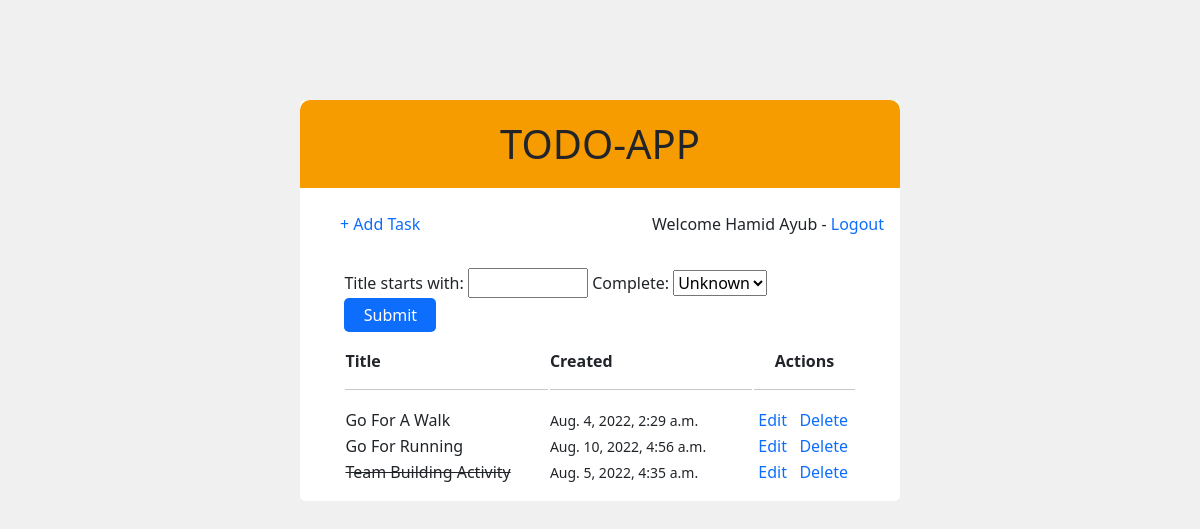
Before: / (signed in) with the older database file.
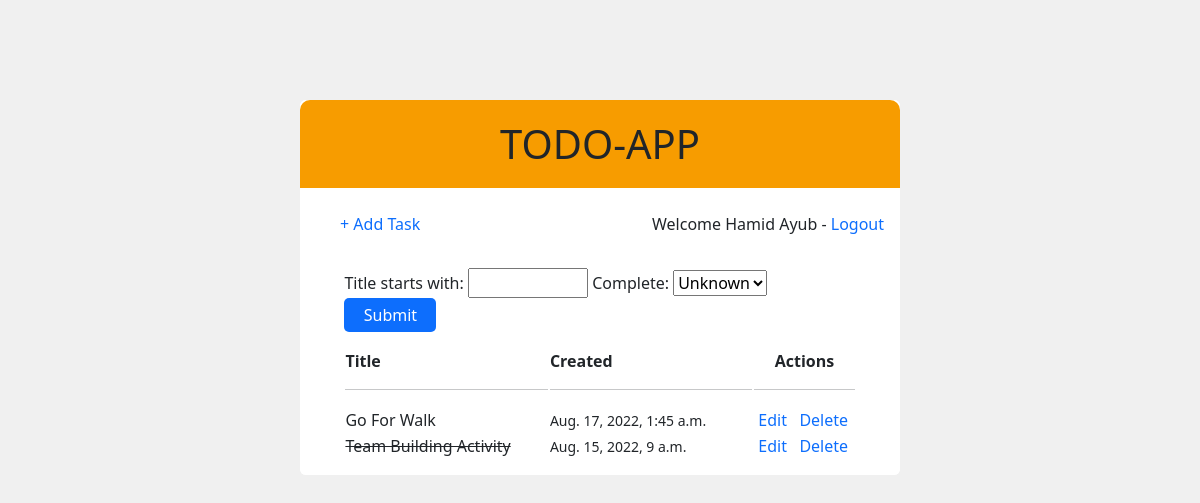
After: the same page with the newer database file.
### base/models.py (models this page shows, shortened)
class Task(models.Model):
    user = models.ForeignKey(
        User, on_delete=models.CASCADE, default=None)
    title = models.CharField(max_length=200)
    description = models.TextField(validators=[DescriptionValidator])
    complete = models.BooleanField(default=False)
    created = models.DateTimeField(auto_now_add=True)
    updated = models.DateTimeField()
    REQUIRED_FIELDS = ['title', 'description']
    tasks = TaskManager()
    def __str__(self):
        return self.title
    class Meta:
        ordering = ['complete']

### base/views.py (the view)
# urls.py: path('', IndexView.as_view(), name='index'),
class IndexView(LoginRequiredMixin, ListView):
    model = Task
    context_object_name = 'tasks'
    template_name = 'base/index.html'
    def get_context_data(self, **kwargs):
        context = super().get_context_data(**kwargs)
        tasks = context['tasks'].filter(user=self.request.user)
        context['tasks'] = tasks.sorted('complete')
        myFilter = TaskFilter(self.request.GET, queryset=tasks)
        context['tasks'] = myFilter.qs
        context['myFilter'] = myFilter
        return context

### base/auth.py (called while the page is built)
    def get_user(self, uid):
        try:
            return User.users.get(pk=uid)
        except:
            return None

### base/models.py (called while the page is built)
    def __str__(self) -> str:
        return self.name

    def sorted(self, param):
        return self.order_by(f'{param}')

    def get_queryset(self):
        return TaskQuerySet(model=self.model, using=self._db)

### base/templates/base/index.html (shortened to what this page needs)
{% extends 'base/main.html'%}
{% load tz %}
{% block content %}
<h1 class="header-bar">TODO-APP</h1>
<div class="card-body">
  <div class='d-flex flex-row justify-content-between mb-3'>
    <p><a href="{% url 'base:task-create' %}" class="text-start m-4">+ Add Task</a> </p>
    {% if request.user.is_authenticated %}
    <p class="text-end">
      Welcome {{request.user}} - <a href="{% url 'base:logout' %}">Logout</a>
    </p>
    {% else %}
    <p><a href="{% url 'base:login' %}">Login</a></p>
    {% endif %}
  </div>
  <form method="get" style="width: 90%;" class="mx-auto my-3">
    {{myFilter.form}}
    <input type="submit" value="Submit" style="width: 18%" />
  </form>
  {% if not tasks %}
  <p style='margin-left: 30px; font-size: 24px'><strong>Nothing in ToDo List</strong></p>
  {% else %}
  <table class="mt-3" style="width: 90%; margin: auto">
    <tr>
      <th style="width: 40%">
        Title
        <hr />
      </th>
      <th style="width: 40%">
        Created
        <hr />
      </th>
      <th colspan="2" class="text-center" style="width: 20%">
        Actions
        <hr />
      </th>
    </tr>
    {% for task in tasks %}
    <tr>
      <td>
        {% if task.complete %}
        <s>{{task}}</s>
        {% else %} {{task}} {% endif %}
      </td>
      <td style='font-size: 14px'>
        {{task.created}}</td>
      <td class="text-center"><a href="/task-update/{{task.id}}">Edit</a></td>
      <td class="text-center"><a href="/task-delete/{{task.id}}">Delete</a></td>
    </tr>
    {% endfor %}
  </table>
  {% endif %}
</div>
{% endblock content %}

Changed rows visible on the page:
removed Task: title "Go For A Walk", created "Aug. 4, 2022, 2:29 a.m."
removed Task: title "Go For Running", created "Aug. 10, 2022, 4:56 a.m."
added Task: title "Go For Walk", created "Aug. 17, 2022, 1:45 a.m."
changed Task "Team Building Activity": created "Aug. 5, 2022, 4:35 a.m." → "Aug. 15, 2022, 9 a.m."
